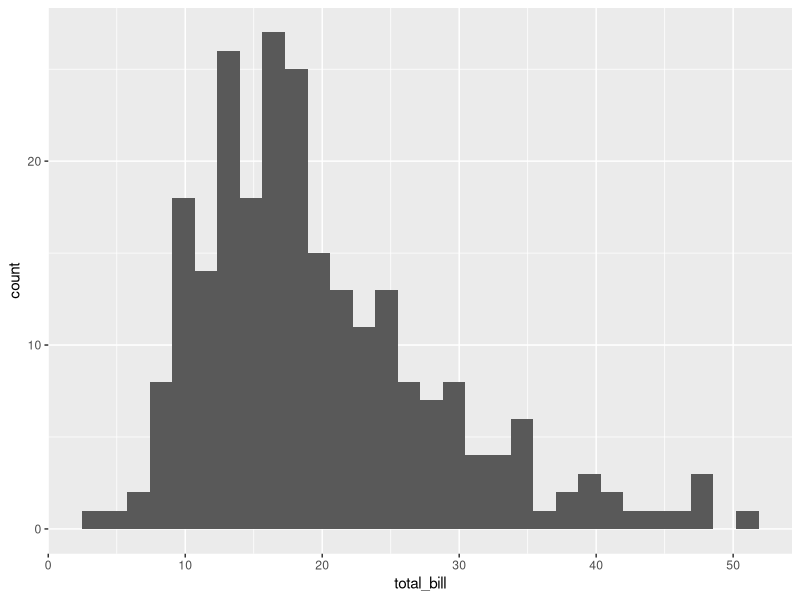
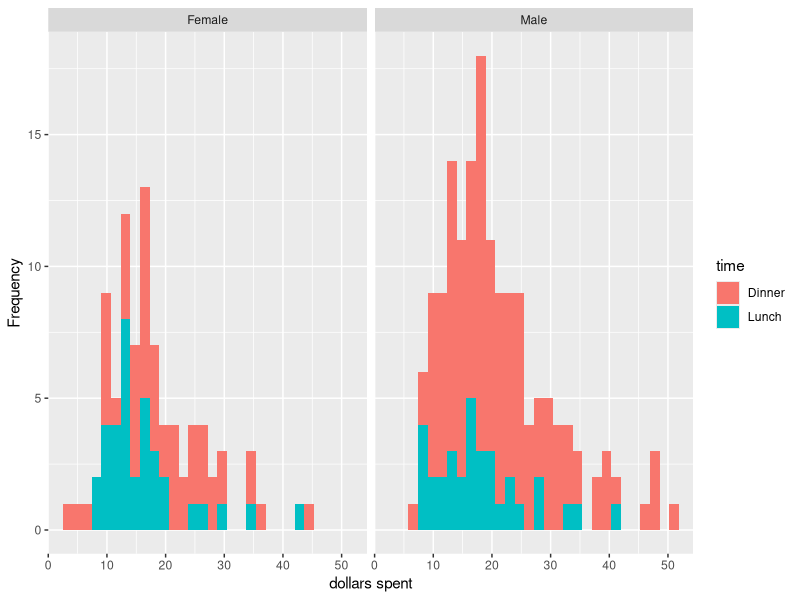
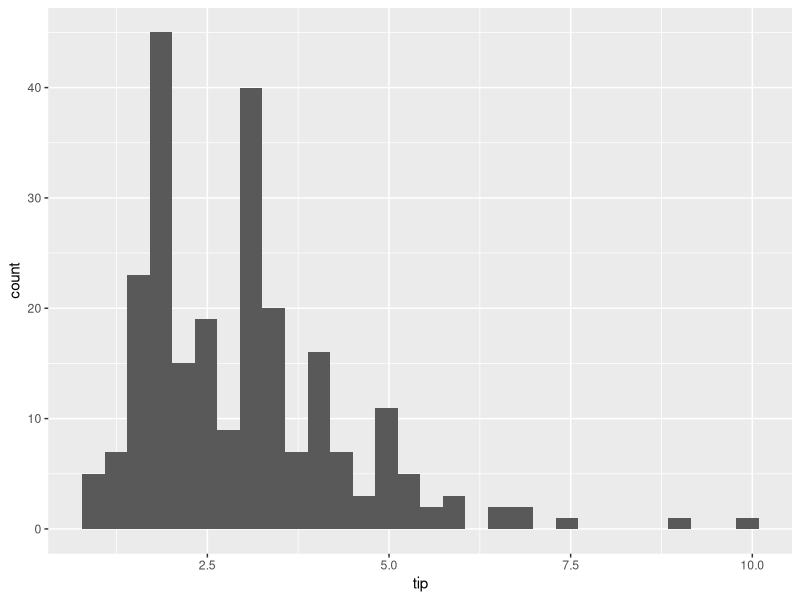
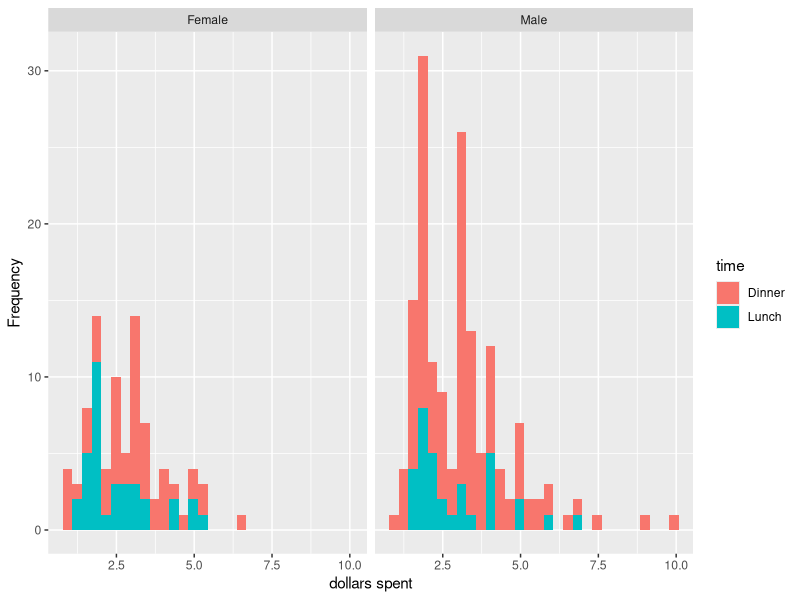
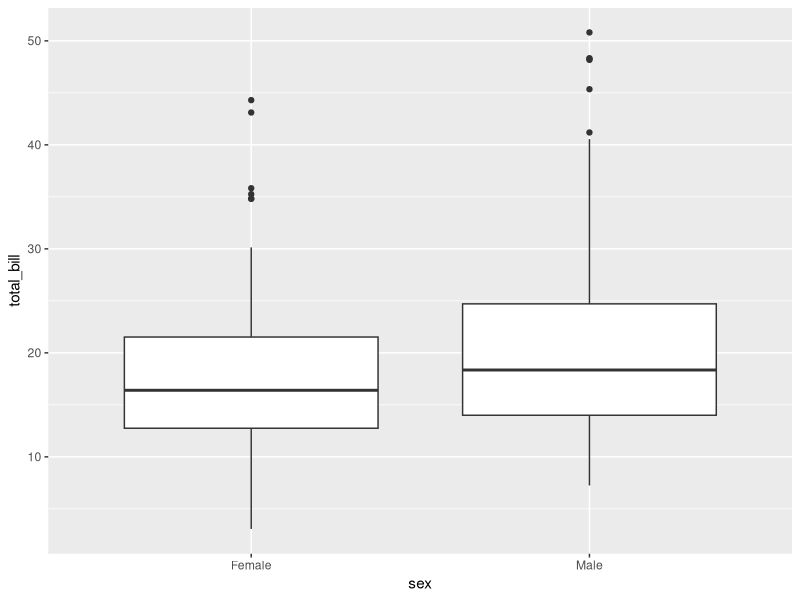
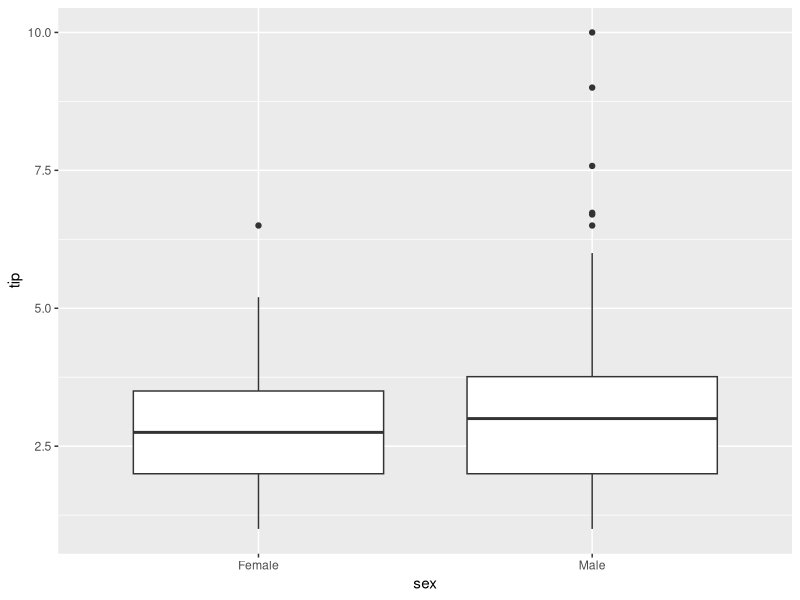
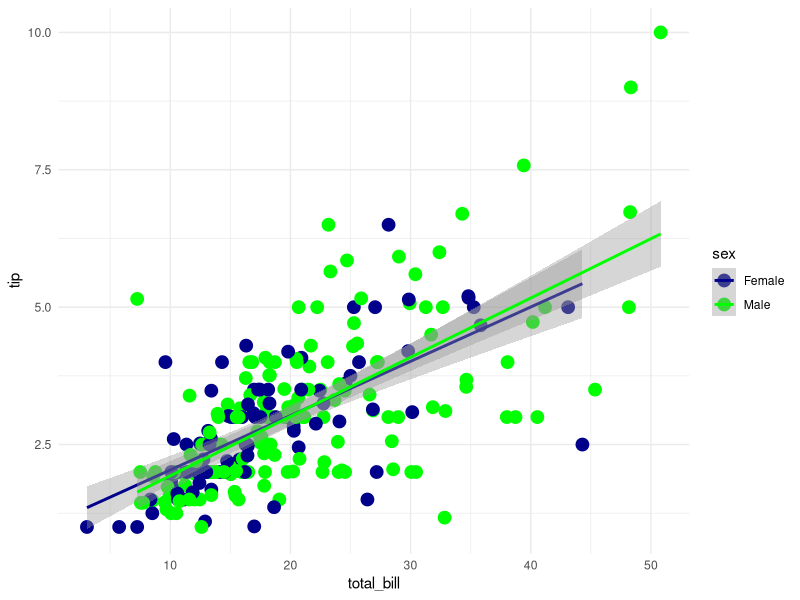
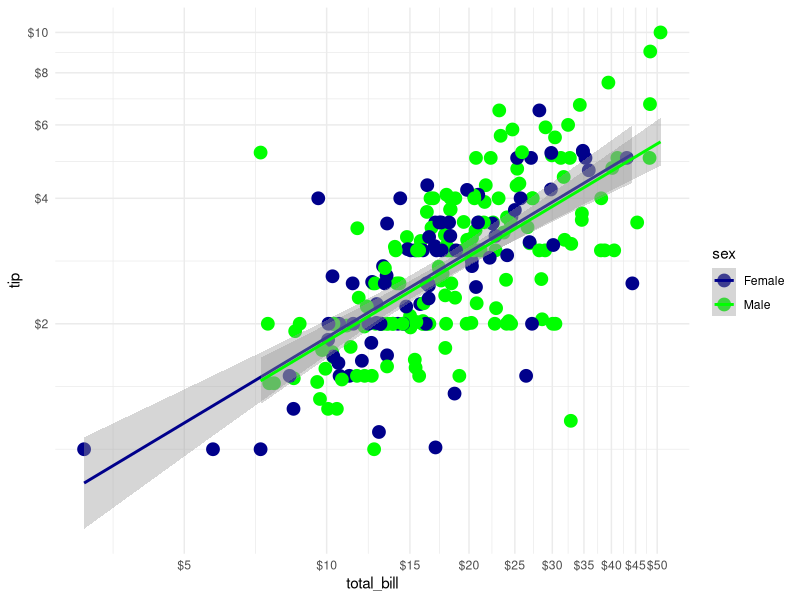

R code for these plots, in order:
## ---- chunk 1

#install.packages("scales")

library(scales)
library(reshape2)
library(ggplot2)
library(graphics)

summary(tips)
head(tips)

#Sex, Smoker, Day, Time appear to be Factors
#Total Bill, Tip, Size appear to be Numeric

## ---- chunk 2
mytips <- tips

#Total_Bill x Sex x Time
ggplot(data = mytips, aes(total_bill))+geom_histogram()
ggplot(mytips, aes(total_bill)) + geom_histogram(aes(fill = time)) + facet_wrap(~sex) + xlab("dollars spent")+ylab("Frequency")

mytips$tip

#Tips x Sex x Time
ggplot(data = mytips, aes(tip))+geom_histogram()
ggplot(mytips, aes(tip)) + geom_histogram(aes(fill = time)) + facet_wrap(~sex) + xlab("dollars spent")+ylab("Frequency")


#Boxplots
ggplot(data = mytips, aes(sex, total_bill))+geom_boxplot()
ggplot(data = mytips, aes(sex, tip))+geom_boxplot()


#ggplot(scottdata, aes(Corpus, log(WithinMinPairs + .2))) + geom_boxplot()

## ---- chunk 3

seahawks <- scale_color_manual(values = c("darkblue", "green", "steel"))

ggplot(data = mytips, aes(x = total_bill, y = tip, color = sex)) + 
  geom_point(size = 4) + 
  theme_minimal() +
  geom_smooth(method = "lm") +
  seahawks


## ---- chunk 4
bill.tip.scatter <- ggplot(data = mytips, aes(x = total_bill, y = tip, color = sex)) + 
  geom_point(size = 4) + 
  theme_minimal() +
  geom_smooth(method = "lm") +
  seahawks

#same data now just scattered
bill.tip.scatter + scale_x_log10(labels = c("$0", "$5", "$10","$15","$20","$25","$30","$35","$40","$45", "$50"), breaks = seq(0,50,5))+scale_y_log10(labels = c("$0","$2", "$4","$6","$8","$10"), breaks = seq(0,10,2))


#same data, scattered and name of labels
bill.tip.scatter + scale_x_log10(labels = dollar, breaks = seq(0,50,5), name = "Total Bill")+scale_y_log10(labels = c("$0","$2", "$4","$6","$8","$10"), breaks = seq(0,10,2), name = "Tip")


#same data, plus information on smoking
bill.tip.scatter + scale_x_log10(labels = dollar, breaks = seq(0,50,5), name = "Total Bill")+scale_y_log10(labels = c("$0","$2", "$4","$6","$8","$10"), breaks = seq(0,10,2), name = "Tip")

ggplot(data = mytips, aes(x = total_bill, y = tip, color = sex, shape = smoker)) + 
  geom_point(size = 4) + 
  theme_minimal() +
  geom_smooth(method = "lm") +
  seahawks + scale_x_log10(labels = dollar, breaks = seq(0,50,5), name = "Total Bill")+scale_y_log10(labels = c("$0","$2", "$4","$6","$8","$10"), breaks = seq(0,10,2), name = "Tip")



#same, data, now change the font for everything
ggplot(data = mytips, aes(x = total_bill, y = tip, color = sex, shape = smoker)) + 
  geom_point(size = 4) + 
  theme_minimal() +
  geom_smooth(method = "lm") +
  seahawks + scale_x_log10(labels = dollar, breaks = seq(0,50,5), name = "Total Bill")+scale_y_log10(labels = c("$0","$2", "$4","$6","$8","$10"), breaks = seq(0,10,2), name = "Tip") + theme(text = element_text(family = "serif", size = 15))
          #element_text changes all

#same, data, now add a title
ggplot(data = mytips, aes(x = total_bill, y = tip, color = sex, shape = smoker)) + 
  geom_point(size = 4) + 
  theme_minimal() +
  geom_smooth(method = "lm") +
  seahawks + scale_x_log10(labels = dollar, breaks = seq(0,50,5), name = "Total Bill")+scale_y_log10(labels = c("$0","$2", "$4","$6","$8","$10"), breaks = seq(0,10,2), name = "Tip") + theme(text = element_text(family = "serif", size = 15))+ggtitle("Awesome")
    #(0,50,5)   #minimum, maximum, by what number

#now with facet wrap & information on days
ggplot(data = mytips, aes(x = total_bill, y = tip, color = sex, shape = smoker)) + 
  geom_point(size = 4) + 
  theme_minimal() +
  geom_smooth(method = "lm") +
  seahawks + scale_x_log10(labels = dollar, breaks = seq(0,50,5), name = "Total Bill")+scale_y_log10(labels = c("$0","$2", "$4","$6","$8","$10"), breaks = seq(0,10,2), name = "Tip") + theme(text = element_text(family = "serif", size = 12))+ggtitle("Awesome")+facet_wrap(~day)


## ---- chunk 5
####Names for Fantasy

geom_text(aes(color = sex, label = player))
## ---- chunk 6
bill.tip.scatter + scale_x_log10(labels = c("$0", "$5", "$10","$15","$20","$25","$30","$35","$40","$45", "$50"), breaks = seq(0,50,5))+scale_y_log10(labels = c("$0","$2", "$4","$6","$8","$10"), breaks = seq(0,10,2))+theme_minimal()

## ---- chunk 7

## ---- chunk 8


## ---- chunk 9

